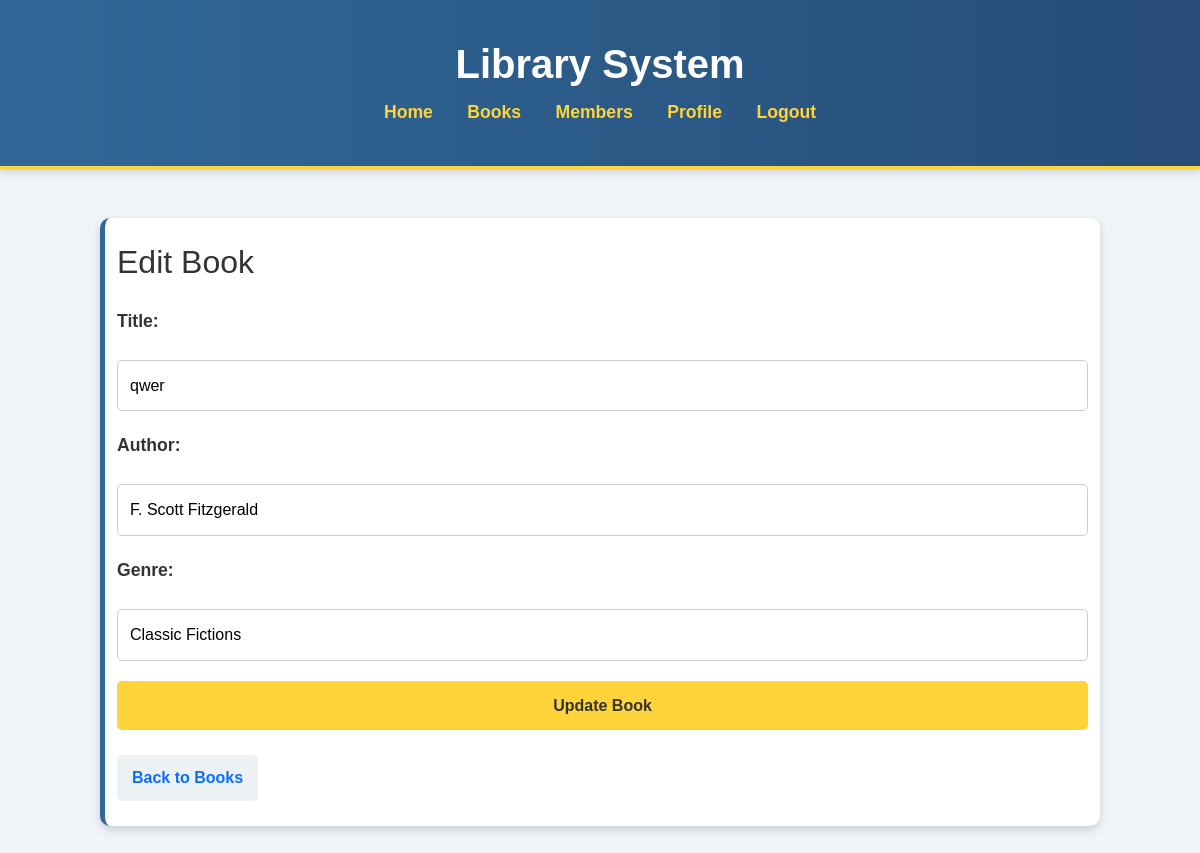
/edit_book/1 (signed in), run on the app's committed database.
### tables this page shows
CREATE TABLE books (
                id INTEGER PRIMARY KEY AUTOINCREMENT,
                title TEXT NOT NULL,
                author TEXT NOT NULL,
                genre TEXT,
                status TEXT DEFAULT 'Available'
            );

### app.py (the view, shortened to what this page needs)
@app.route('/edit_book/<int:book_id>', methods=['GET', 'POST'])
@login_required
@role_required('Librarian')
def edit_book(book_id):
    db = get_db()
    book = db.execute("SELECT * FROM books WHERE id = ?", (book_id,)).fetchone()
    return render_template('edit_book.html', book=book)

### app.py (called while the page is built)
def login_required(f):
    @wraps(f)
    def decorated_function(*args, **kwargs):
        if 'user_id' not in session:
            return redirect(url_for('login'))
        return f(*args, **kwargs)
    return decorated_function

def role_required(role):
    def decorator(f):
        @wraps(f)
        def decorated_function(*args, **kwargs):
            if session.get('role') != role:
                return "Access Denied", 403
            return f(*args, **kwargs)
        return decorated_function
    return decorator

### database.py (called while the page is built)
def get_db():
    conn = sqlite3.connect(DATABASE)
    conn.row_factory = sqlite3.Row
    conn.execute("PRAGMA foreign_keys = ON")
    return conn

### templates/edit_book.html
{% extends 'base.html' %}
{% block content %}
<h2>{% if book %}Edit Book{% else %}Add Book{% endif %}</h2>
<form method="POST" action="">
    <label for="title">Title:</label>
    <input type="text" id="title" name="title" value="{{ book['title'] if book else '' }}" required>
    <label for="author">Author:</label>
    <input type="text" id="author" name="author" value="{{ book['author'] if book else '' }}" required>
    <label for="genre">Genre:</label>
    <input type="text" id="genre" name="genre" value="{{ book['genre'] if book else '' }}">
    <button type="submit">{% if book %}Update{% else %}Add{% endif %} Book</button>
</form>
<a href="{{ url_for('books') }}" class="button">Back to Books</a>
{% endblock %}

### static/styles.css (style rules this page uses)
body { font-family: 'Arial', sans-serif; margin: 0; padding: 0; background-color: #f0f4f8; color: #333; line-height: 1.6; }
.button { display: inline-block; font-size: 1rem; padding: 10px 15px; border-radius: 5px; text-decoration: none; transition: background-color 0.3s ease; font-weight: bold; text-align: center; background-color: #ecf1f4; width: auto; cursor: pointer; }
form { margin: 25px 0; display: flex; flex-direction: column; gap: 20px; }
form label { font-weight: bold; margin-bottom: 5px; width: 80%; font-size: 1.1rem; }
form input, form select { padding: 12px; font-size: 1rem; border: 1px solid #ccc; border-radius: 5px; width: 100%; }
form button { background-color: #ffd43b; color: #333; padding: 12px 18px; border: none; border-radius: 5px; cursor: pointer; font-size: 1rem; font-weight: bold; width: auto; transition: background-color 0.3s; }
@media (min-width: 1200px) { .h2, h2 { font-size: 2rem; width: 80%; } }

### data on the page
books: title "qwer", author "F. Scott Fitzgerald", genre "Classic Fictions"
